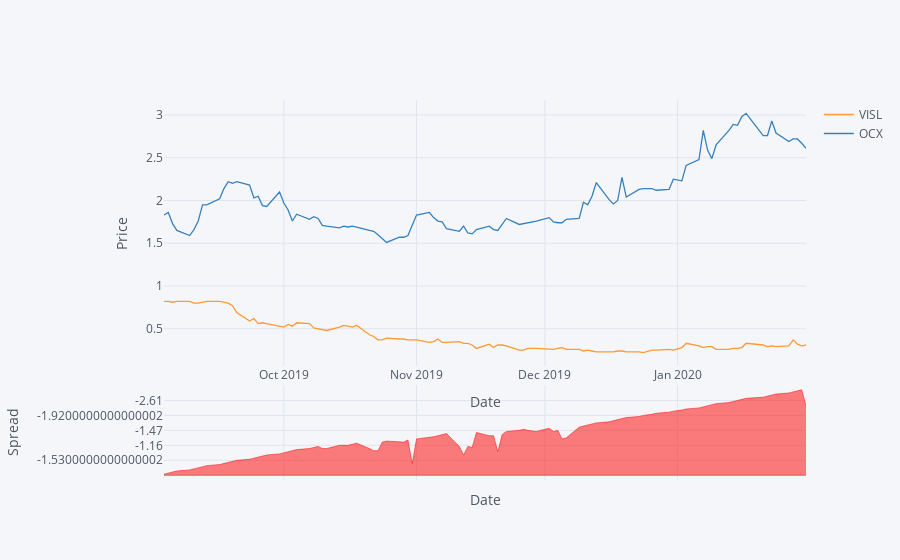

Source (notebook cell):
### Markdown cell above
## Daily Returns

### Code cell
dates = pd.date_range('2019-09-01', '2020-02-01')
symbols= ['VISL', 'OCX']
df = get_data(symbols, dates)
plot_data(df)
